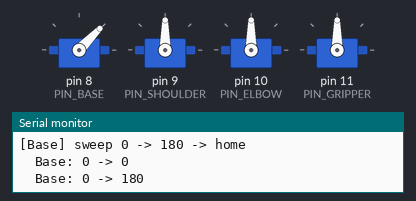
A sketch run on a simulated Arduino Uno, built with avr-gcc and run on an emulated ATmega328P. On the bench: 4 × servo, the last lines printed to the serial monitor.

Above: at 1.4 s.
At 2.6 s:
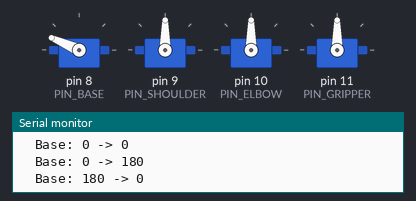
At 4.1 s:
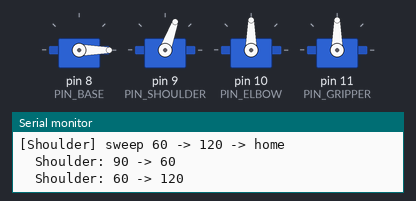
At 5.3 s:
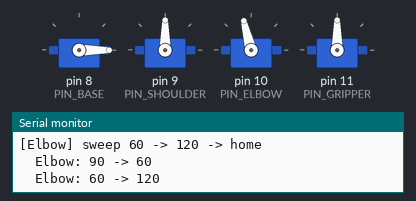
At 5.9 s:
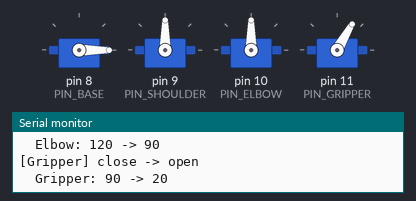
At 6.8 s:
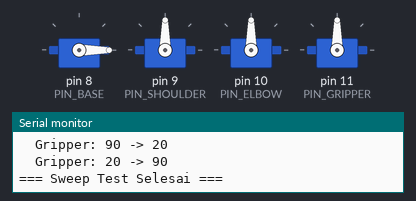
Timing chart, 0 to 8.3 s (numbered marks = the images above):
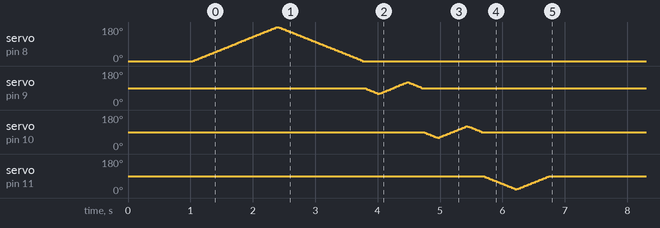

The sketch:

ServoControl.ino
```cpp
// Arduino/ServoControl/ServoControl.ino
//
// Milestone 8 - Kontrol Servo (sweep test).
// REVISI: Base diganti dari SG90 360 continuous rotation menjadi
// SG90 180 positional. Base sekarang dikontrol sama persis seperti
// shoulder/elbow/gripper lewat moveServoSmooth() (target angle),
// TIDAK ada lagi baseRotate() / time-based rotation.
//
// Catatan: Decision #029, #035, #037, #039, #040 (Milestone 8)
// di-superseded oleh perubahan hardware ini. Base tidak lagi butuh
// strategi durasi-per-derajat di Milestone 9 - sudut IK bisa
// langsung di-write() seperti servo positional lainnya.

#include <Servo.h>

// ==========================================================
// Pin Configuration
// ==========================================================
const int PIN_BASE     = 8;
const int PIN_SHOULDER = 9;
const int PIN_ELBOW    = 10;
const int PIN_GRIPPER  = 11;

// ==========================================================
// Positional Servo Config (base, shoulder, elbow, gripper)
// Semua 4 servo sekarang jenis yang sama: SG90 180 positional.
// ==========================================================
const int BASE_HOME     = 0;
const int SHOULDER_HOME = 90;
const int ELBOW_HOME    = 90;
const int GRIPPER_OPEN  = 90;
const int GRIPPER_CLOSE = 20;

const int SERVO_STEP_DELAY = 15;   // ms antar step -> gerakan lebih halus
const int SERVO_STEP_SIZE  = 2;    // derajat per step

// ==========================================================
Servo baseServo;
Servo shoulderServo;
Servo elbowServo;
Servo gripperServo;

void setup() {

  Serial.begin(115200);

  baseServo.attach(PIN_BASE);
  shoulderServo.attach(PIN_SHOULDER);
  elbowServo.attach(PIN_ELBOW);
  gripperServo.attach(PIN_GRIPPER);

  // Semua servo mulai dari home, termasuk base sekarang
  baseServo.write(BASE_HOME);
  shoulderServo.write(SHOULDER_HOME);
  elbowServo.write(ELBOW_HOME);
  gripperServo.write(GRIPPER_OPEN);

  delay(1000);  // beri waktu servo settle di posisi awal

  Serial.println("=== Milestone 8 (Revisi): Servo Sweep Test ===");
  Serial.println("Base sekarang SG90 180 positional, bukan continuous rotation.");

  runSweepTest();

  Serial.println("=== Sweep Test Selesai ===");
}

void loop() {
  // Sweep test cuma jalan sekali di setup(); loop() sengaja kosong.
}

// ==========================================================
// Sweep Test
// ==========================================================
void runSweepTest() {

  Serial.println("[Base] sweep 0 -> 180 -> home");
  moveServoSmooth(baseServo, "Base", 0);
  moveServoSmooth(baseServo, "Base", 180);
  moveServoSmooth(baseServo, "Base", BASE_HOME);

  Serial.println("[Shoulder] sweep 60 -> 120 -> home");
  moveServoSmooth(shoulderServo, "Shoulder", 60);
  moveServoSmooth(shoulderServo, "Shoulder", 120);
  moveServoSmooth(shoulderServo, "Shoulder", SHOULDER_HOME);

  Serial.println("[Elbow] sweep 60 -> 120 -> home");
  moveServoSmooth(elbowServo, "Elbow", 60);
  moveServoSmooth(elbowServo, "Elbow", 120);
  moveServoSmooth(elbowServo, "Elbow", ELBOW_HOME);

  Serial.println("[Gripper] close -> open");
  moveServoSmooth(gripperServo, "Gripper", GRIPPER_CLOSE);
  moveServoSmooth(gripperServo, "Gripper", GRIPPER_OPEN);
}

// ==========================================================
// Positional Servo Helper - sekarang dipakai oleh SEMUA 4 servo
// (base, shoulder, elbow, gripper), karena semuanya sudah jenis
// SG90 180 positional yang sama.
// ==========================================================
void moveServoSmooth(Servo &servo, const char* label, int targetAngle) {

  int currentAngle = servo.read();

  Serial.print("  ");
  Serial.print(label);
  Serial.print(": ");
  Serial.print(currentAngle);
  Serial.print(" -> ");
  Serial.println(targetAngle);

  if (currentAngle < targetAngle) {
    for (int a = currentAngle; a <= targetAngle; a += SERVO_STEP_SIZE) {
      servo.write(a);
      delay(SERVO_STEP_DELAY);
    }
  } else {
    for (int a = currentAngle; a >= targetAngle; a -= SERVO_STEP_SIZE) {
      servo.write(a);
      delay(SERVO_STEP_DELAY);
    }
  }

  servo.write(targetAngle);  // pastikan tepat di target
}
```
